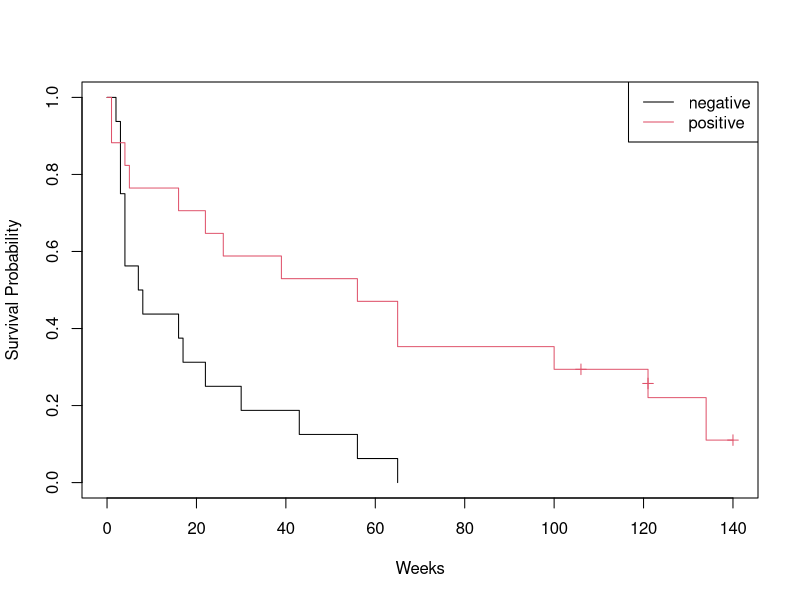
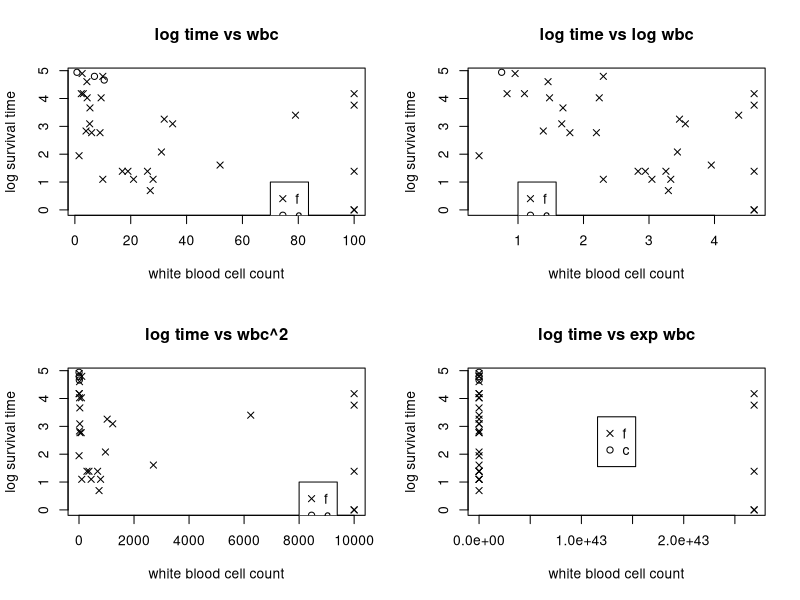
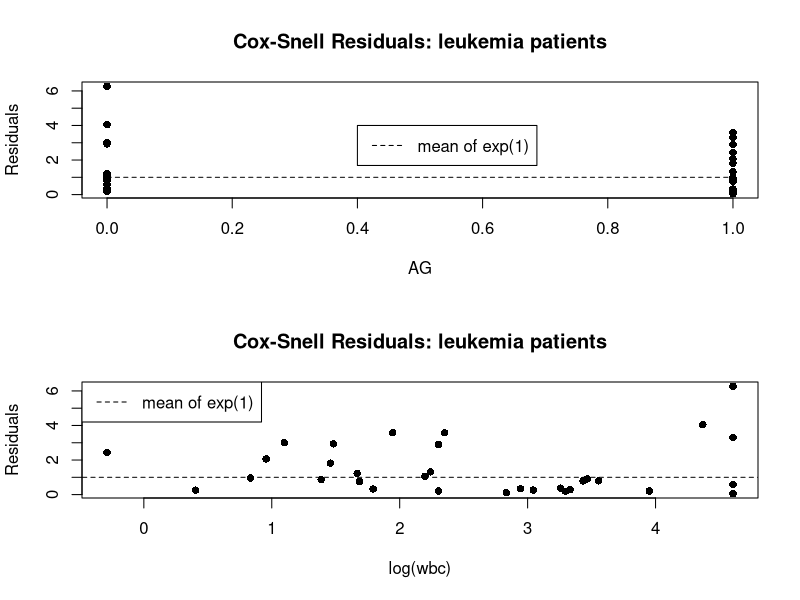
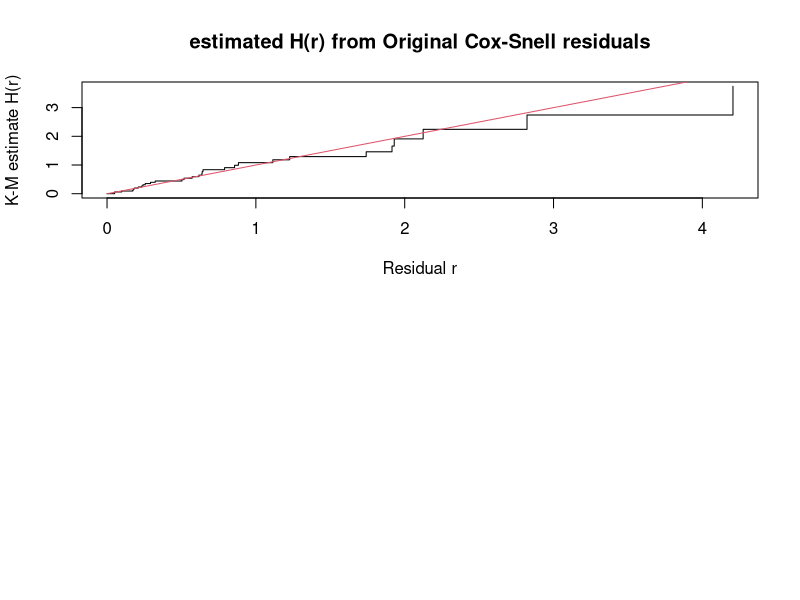

Generate these figures, in order, with R: (Note: this script raises an error after producing the figures.)
## ---- chunk 1
knitr::opts_chunk$set(echo = TRUE)
## ---- chunk 2
library(survival)
data <- read.table("p42.txt", header = T)
fit <- survfit(Surv(time, status)~as.factor(AG), data = data)
plot(fit, conf.int = F, mark.time = T, xlab = "Weeks", 
     ylab = "Survival Probability", col = 1:2)
legend("topright", c("negative", "positive"), col = 1:2, lty=1:1)
## ---- chunk 3
delta<-data$status
x<-data$time
wbc<-data$wbc
par(mfrow = c(2,2))
#scatter plot for wbc
plot(wbc[delta==1],log(x[delta==1]),pch=4,xlab="white blood cell count",
     ylab="log survival time",main="log time vs wbc")
points(wbc[delta==0],log(x[delta==0]),pch=1)
legend(70,1,c("f","c"),pch=c(4,1))

plot(log(wbc[delta==1]),log(x[delta==1]),pch=4,xlab="white blood cell count",
     ylab="log survival time",main="log time vs log wbc")
points(wbc[delta==0],log(x[delta==0]),pch=1)
legend(1,1,c("f","c"),pch=c(4,1))

plot(wbc[delta==1]^2,log(x[delta==1]),pch=4,xlab="white blood cell count",
     ylab="log survival time",main="log time vs wbc^2")
points(wbc[delta==0],log(x[delta==0]),pch=1)
legend(8000,1,c("f","c"),pch=c(4,1))

plot(exp(wbc[delta==1]),log(x[delta==1]),pch=4,xlab="white blood cell count",
     ylab="log survival time",main="log time vs exp wbc")
points(wbc[delta==0],log(x[delta==0]),pch=1)
legend("center",c("f","c"),pch=c(4,1))
## ---- chunk 4
fit1 <- survreg(Surv(time, status)~as.factor(AG) + log(wbc), data = data)
summary(fit1)
## ---- chunk 5
fit2 <- survreg(Surv(time, status)~as.factor(AG), data = data)
summary(fit2)
## ---- chunk 6
fit3 <- survreg(Surv(time, status)~log(wbc), data = data)
summary(fit3)
## ---- chunk 7
AG <-data$AG
wbc <- data$wbc
x <- data$time
b<-fit1$coeff
mu<-b[1]+b[2]*AG+b[3]*log(wbc)
sig<-fit1$scale
delta<-data$status
r<-exp(log(x)-mu/sig)+1-delta
r1<-exp((log(x)-mu)/sig)

par(mfrow = c(2,1))
plot(AG,r,pch=16,xlab="AG"
     ,ylab="Residuals",main="Cox-Snell Residuals: leukemia patients")
lines(seq(0,1),rep(1,2),lty=2)
legend(0.4,4,"mean of exp(1)",lty = 2)


plot(log(wbc),r,pch=16,xlab="log(wbc)"
     ,ylab="Residuals",main="Cox-Snell Residuals: leukemia patients")
lines(seq(-1,6),rep(1,8),lty=2)
legend("topleft","mean of exp(1)",lty = 2)
## ---- chunk 8
fitr <- survfit(Surv(r1,delta)~1)
plot(fitr, fun="cumhaz", conf.int = F, xlab = "Residual r", ylab = "K-M estimate H(r)", main = "estimated H(r) from Original Cox-Snell residuals")
lines(0:4, 0:4, col = 2)

## ---- chunk 9
summary(fit1)
## ---- chunk 10
library(dplyr)
blad <- read.table("bladder.txt", col.names = c("Group", "fultime", "number", "size", "time", "r2", "r3", "r4"), fill = T, na.strings = "", header = F)
blad <- blad[,1:5]
blad$status <- ifelse(is.na(blad$time), 0,1)
blad <- blad %>% 
    mutate(time = coalesce(time,fultime))
head(blad)
## ---- chunk 11
fit_km <- survfit(Surv(time, status)~as.factor(Group), data = blad)
plot(fit_km, conf.int = F, mark.time = T, xlab = "time(months)", ylab = "Survival Probability", col = 1:2, main = "Bladder cancer KM plot")
legend("topright", c("Placebo group", "Drug group"), lty = 1:1, col = 1:2)
## ---- chunk 12
fit_co1 <- coxph(Surv(time, status)~as.factor(Group)+number+size, data = blad)
summary(fit_co1)
fit_co1$loglik
## ---- chunk 13
fit_co2 <- coxph(Surv(time, status)~as.factor(Group)+number, data = blad)
summary(fit_co2)
fit_co2$loglik
pchisq(2*(180.4023 - 180.1783), 1, lower.tail = F)
## ---- chunk 14
fit_co3 <- coxph(Surv(time, status)~number, data = blad)
summary(fit_co3)
fit_co3$loglik
pchisq(2*(181.7882 - 180.4023), 1, lower.tail = F)
## ---- chunk 15
fit_res <- resid(fit_co3, type = "deviance")
par(mfrow = c(2,2))
plot(blad$number, fit_res, xlab = "Number", ylab = "Deviance Residuals")
plot(predict(fit_co3), fit_res, xlab = "risk score", ylab = "Deviance Residuals")
qqnorm(fit_res, xlab = "N(0,1) Quantiles", ylab = "Deviance Residuals")
abline(0,1,col = 2)
